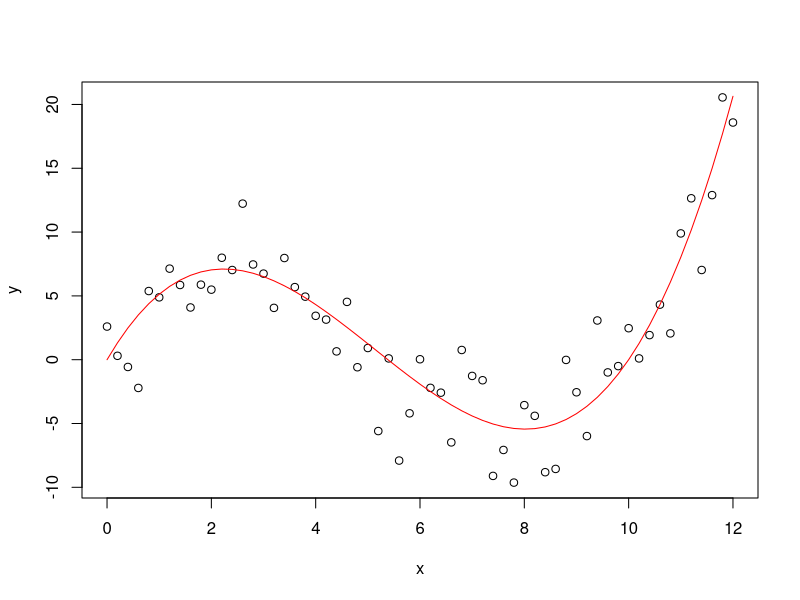
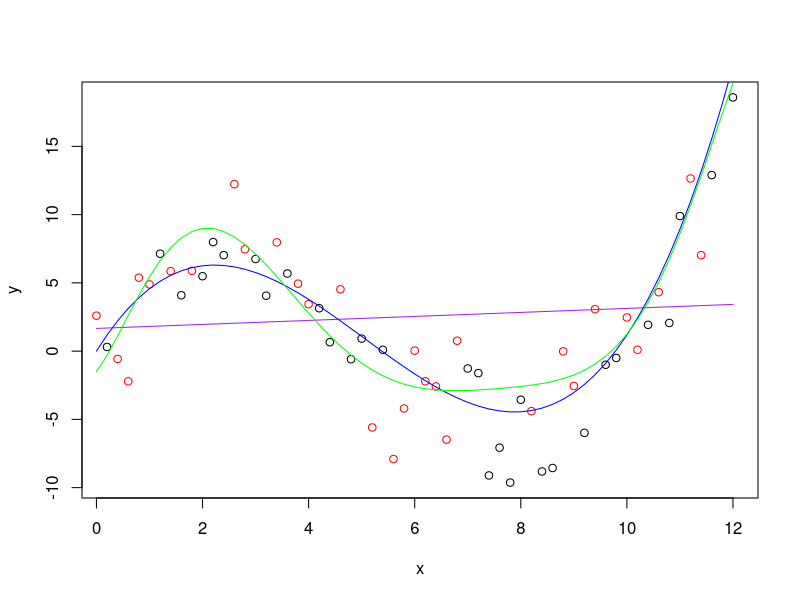

The R script that drew these images, in order:
library(dplyr)
library(tidyr)
set.seed(12604)

# This part of the lab will illustrate a problem with over-fitting
# models: over-fit models tend to perform worse on novel data.

# To illustrate, let's take a look at a simple statistical model.

# I'm going to start by defining a function that takes an
# observation, x, and generates data y.
# The data follow a cubic polynomial function (i.e., a curvy line.)

data.generating.process <- function(x) {
  b.0 <- 0
  b.1 <- 7
  b.2 <- -2
  b.3 <- 0.13
  y <- b.0 + b.1*x + b.2*x^2 + b.3*x^3
  return(y)
}

# Now I'll create a set of values, x, and use the
# data generating process with some random noise
# to create a simulated data set.

simulated.data <- data.frame(x = seq(0,12,0.2)) %>%
  mutate(y = data.generating.process(x) + rnorm(n(), 0, 3))

# Let's generate a plot of the data.

plot(y ~ x, data=simulated.data)

# We can add the true data generating process (minus noise)
# to this plot to visualize the how the noise affected
# the data

simulated.data <- simulated.data %>%
  mutate(y.true = data.generating.process(x))

points(y.true ~ x, data=simulated.data, col="red", type="l")

# This fit looks pretty good, but that's because we're generating
# the data from this exact model! 

## PREDICTION FUNCTIONS ########

# Let's start by generalizing what I've done above to a few different models.
# We want to be able to pass in a set of parameters and some data, and get
# the model's predictions back.

# Create prediction functions for the 1-degree model, 3-degree model, 
# and 7-degree model.

model.1.prediction <- function(params, x){
  return(params[1] + params[2]*x)
}

model.3.prediction <- function(params, x){
  return(params[1] + params[2]*x + params[3]*x^2 + params[4]*x^3)
}

model.7.prediction <- function(params, x){
  return(params[1] + params[3]*x + params[3]*x^2 + params[4]*x^3 + params[5]*x^4 + params[6]*x^5 + params[7]*x^6 + params[8]*x^7)
}
  

## DISCREPANCY FUNCTIONS #######

# Let's write some code that will allow us to fit models of different
# complexity to this data. Let's write discrepancy functions for the
# same models we wrote prediction functions for above

# Let's use RMSE for this example.

model.1.discrepancy <- function(params, data){
  rmse <- data %>%
    mutate(y.pred = model.1.prediction(params, x)) %>%
    mutate(sq.err = (y.pred - y)^2) %>%
    pull(sq.err) %>%
    mean() %>%
    sqrt()
  
  return(rmse)
}

model.3.discrepancy <- function(params, data){
  rmse <- data %>%
    mutate(y.pred = model.3.prediction(params, x)) %>%
    mutate(sq.err = (y.pred - y)^2) %>%
    pull(sq.err) %>%
    mean() %>%
    sqrt()
  
  return(rmse)
  
}

model.7.discrepancy <- function(params, data){
  rmse <- data %>%
    mutate(y.pred = model.7.prediction(params, x)) %>%
    mutate(sq.err = (y.pred - y)^2) %>%
    pull(sq.err) %>%
    mean() %>%
    sqrt()
  
  return(rmse)
}

## CREATING A HOLDOUT SET ##

# To test the ability of the model's to generalize to new data, we will mark
# about half the data for training and half for testing

simulated.data <- simulated.data %>% 
  mutate(training.set = sample(c(T,F), n(), replace=T))

train.data <- simulated.data %>% filter(training.set == T)

test.data <- simulated.data %>% filter(training.set == F)

## FITTING THE MODELS ######

# first, just plot the train and test data in different colors

plot(y ~ x, data = test.data)
points(y ~ x, data = train.data, col = "red")

# fill in the code here to run the parameter search

model.1.result <- optim(model.1.discrepancy, par = c(0,0), data=train.data)

simulated.data <- simulated.data %>%
  mutate(y.pred.1 = model.1.prediction(model.1.result$par, x))

points(y.pred.1 ~ x, data=simulated.data, type="l", col="purple")


model.3.result <- optim(model.3.discrepancy, par=c(0,0,0,0), data=train.data, control=list(maxit=2000))

simulated.data <- simulated.data %>%
  mutate(y.pred.3 = model.3.prediction(model.3.result$par, x))

points(y.pred.3 ~ x, data=simulated.data, type="l", col="blue")



model.7.result <-  optim(model.7.discrepancy, par=c(0,0,0,0,0,0,0,0), data=train.data, control=list(maxit=5000))

simulated.data <- simulated.data %>%
  mutate(y.pred.7 = model.7.prediction(model.7.result$par, x))

points(y.pred.7 ~ x, data=simulated.data, type="l", col="green")


## CHECK FIT ON HOLDOUT SET ####

# this code will take our model fits and calculate the RMSE for each model
# on the test data

simulated.data %>%
  filter(training.set == F) %>%
  pivot_longer(5:7, names_to = "model.complexity", values_to = "prediction") %>%
  mutate(sq.error = (prediction - y)^2) %>%
  group_by(model.complexity) %>%
  summarize(rmse = sqrt(mean(sq.error)))

# which model has the lowest RMSE on the test data?

# try changing the random.seed() at the top of the script and running it 
# a few times. which model consistently has the lowest RMSE?
  
  



